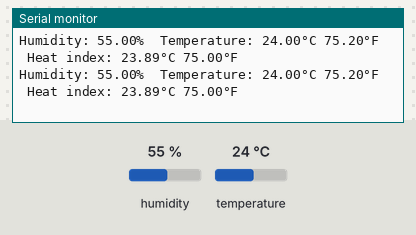
A sketch run on a simulated Arduino Uno, built with avr-gcc and run on an emulated ATmega328P. On the bench: the last lines printed to the serial monitor. The inputs (shaded band) are chosen by the test bench; at power-on: humidity 55 %, temperature 24 °C.

Above: at 4.8 s.
4.9 s: humidity set to 22 %
At 7.8 s:
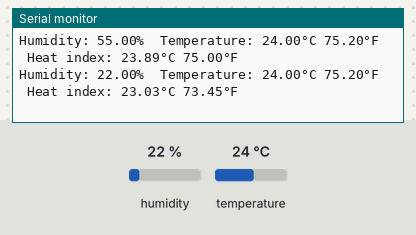
8.9 s: temperature set to 12 °C
At 9.8 s:
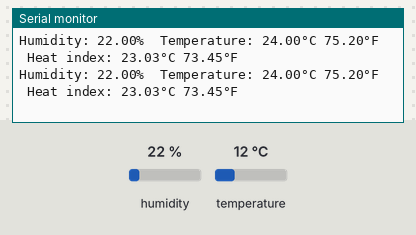
12.9 s: humidity set to 40 %
At 13.7 s:
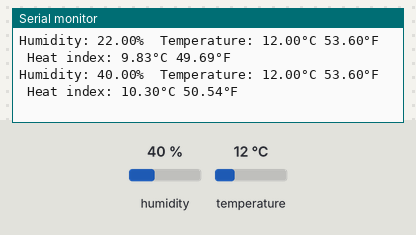
Timing chart, 0 to 15.9 s (numbered marks = the images above; inputs shaded):
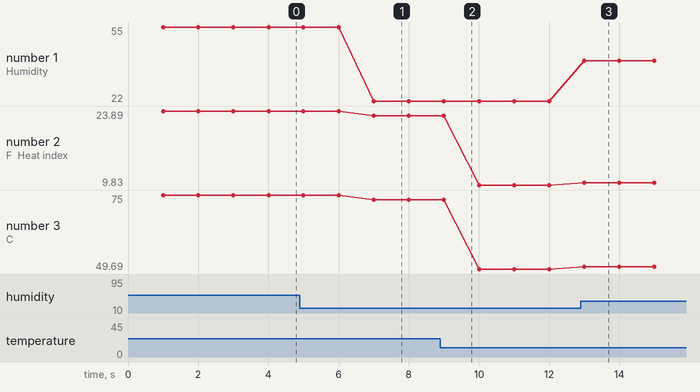

Measured:
- after the input at 4.9 s, the serial monitor: prints a new line after 2.1 s (image 1)
- after the input at 12.9 s, the serial monitor: prints a new line after 0.11 s (image 3)
- plotted number 1: 55 → 22 after the input at 4.9 s, 22 → 40 after the input at 12.9 s
- plotted number 2: 23.89 → 23.03 after the input at 4.9 s, 23.03 → 9.83 after the input at 8.9 s, 9.83 → 10.3 after the input at 12.9 s
- plotted number 3: 75 → 73.45 after the input at 4.9 s, 73.45 → 49.69 after the input at 8.9 s, 49.69 → 50.54 after the input at 12.9 s

The sketch:

suhu_dht22.ino
```cpp
void setup() {
  Serial.begin(9600);
  setupDHT22();
}


void loop() {
  if(taskTimer1s()){
    getDHT22();
  }
}


unsigned long previousMillis = 0;
const long interval = 1000;
boolean taskTimer1s() {
  unsigned long currentMillis = millis();
  if (currentMillis - previousMillis >= interval)
  {
    previousMillis = currentMillis;
    return true;
  }
  else return false;
}
```

dh22.ino
```cpp
#include "DHT.h"
// Reading temperature or humidity takes about 250 milliseconds!
// Sensor readings may also be up to 2 seconds 'old' (its a very slow sensor)


#define DHTPIN 4     // Digital pin connected to the DHT sensor
// Feather HUZZAH ESP8266 note: use pins 3, 4, 5, 12, 13 or 14 --
// Pin 15 can work but DHT must be disconnected during program upload.

#define DHTTYPE DHT22   // DHT 22  (AM2302), AM2321

// Connect pin 1 (on the left) of the sensor to +5V
// NOTE: If using a board with 3.3V logic like an Arduino Due connect pin 1
// to 3.3V instead of 5V!
// Connect pin 2 of the sensor to whatever your DHTPIN is
// Connect pin 4 (on the right) of the sensor to GROUND
// Connect a 10K resistor from pin 2 (data) to pin 1 (power) of the sensor

DHT dht(DHTPIN, DHTTYPE);
float suhuF, suhuC, kelembapan;

void setupDHT22() {
  Serial.println(F("DHTxx test!"));
  dht.begin();
}

int timeoutNodata;
void getDHT22() {
  // Reading temperature or humidity takes about 250 milliseconds!
  // Sensor readings may also be up to 2 seconds 'old' (its a very slow sensor)
  float h = dht.readHumidity();
  // Read temperature as Celsius (the default)
  float t = dht.readTemperature();
  // Read temperature as Fahrenheit (isFahrenheit = true)
  float f = dht.readTemperature(true);

  // Check if any reads failed and exit early (to try again).
  if (isnan(h) || isnan(t) || isnan(f)) {
    suhuF = suhuF;
    suhuC = suhuC;
    kelembapan = kelembapan;

    timeoutNodata++;
    if (timeoutNodata >= 5) {
      Serial.println(F("Failed to read from DHT sensor!"));
      return;
    }

  }
  else {
    suhuF = f;
    suhuC = t;
    kelembapan = h;
    timeoutNodata = 0;
  }

  // Compute heat index in Fahrenheit (the default)
  float hif = dht.computeHeatIndex(f, h);
  // Compute heat index in Celsius (isFahreheit = false)
  float hic = dht.computeHeatIndex(t, h, false);

  Serial.print(F("Humidity: "));
  Serial.print(kelembapan);
  Serial.print(F("%  Temperature: "));
  Serial.print(suhuC);
  Serial.print(F("°C "));
  Serial.print(suhuF);
  Serial.print(F("°F  Heat index: "));
  Serial.print(hic);
  Serial.print(F("°C "));
  Serial.print(hif);
  Serial.println(F("°F"));
}
```
